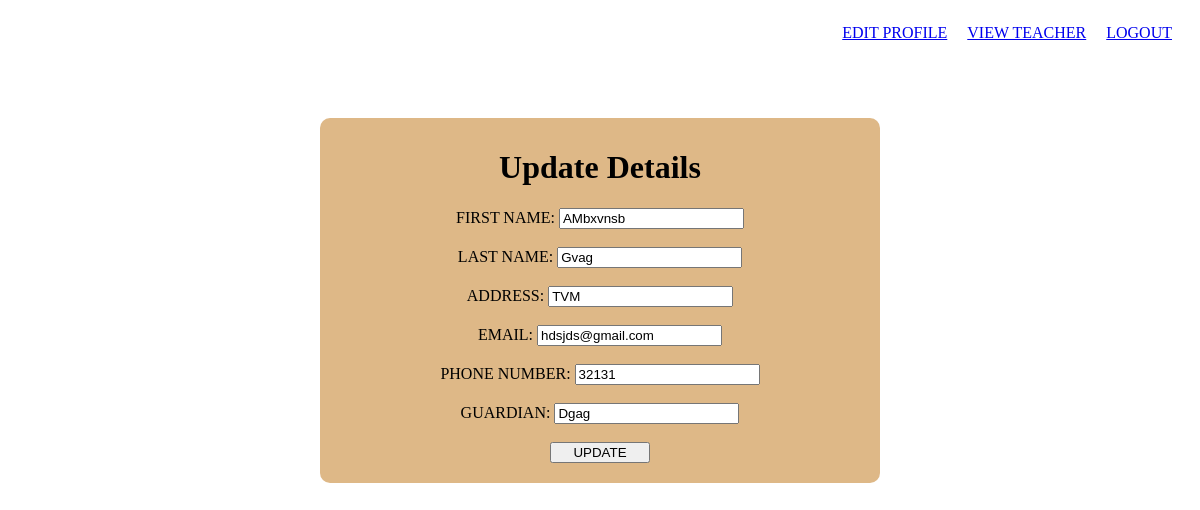
/studenteditprofile/3, run on the app's committed database.
### studentmanagementapp/models.py (models this page shows)
class Student(models.Model):
    student_id=models.ForeignKey(User,on_delete=models.CASCADE)
    address=models.CharField(max_length=255)
    phone_number=models.IntegerField()
    guardian=models.CharField(max_length=50)

class User(AbstractUser):
    usertype=models.CharField(max_length=50)

### studentmanagementapp/views.py (the view)
# urls.py: path("studenteditprofile/<int:id>",studenteditprofile),
def studenteditprofile(request,id):
    x=Student.objects.get(student_id_id=id)
    return render(request,"studenteditprofile.html",{"edit":x})

### studentmanagementapp/templates/studenteditprofile.html (shortened to what this page needs)
<!DOCTYPE html>
<html lang="en">
<head>
</head>
<body>
    <nav>
        <div>
            <p><a href="/studenteditprofile/{{data.student_id_id}}">EDIT PROFILE</a></p>
            <p><a href="/studentviewteacher">VIEW TEACHER</a></p>
            <p><a href="/logout">LOGOUT</a></p>
        </div>
    </nav>
    <form action="/studentupdateprofile/{{edit.student_id_id}}" method="post">
        <h1>Update Details</h1>
        <div>
            FIRST NAME: <input type="text" placeholder="FIRST NAME" name="first_name" value="{{edit.student_id.first_name}}"><br><br>
        </div>
        <div>
            LAST NAME: <input type="text" placeholder="LAST NAME" name="last_name" value="{{edit.student_id.last_name}}"><br><br>
        </div>
        <div>
            ADDRESS: <input type="text" placeholder="ADDRESS" name="address" value="{{edit.address}}"><br><br>
        </div>
        <div>
            EMAIL: <input type="email" placeholder="EMAIL" name="email" value="{{edit.student_id.email}}"><br><br>
        </div>
        <div>
            PHONE NUMBER: <input type="number" placeholder="PHONE NUMBER" name="phone_number" value="{{edit.phone_number}}"><br><br>
        </div>
        <div>
            GUARDIAN: <input type="text" placeholder="GUARDIAN" name="guardian" value="{{edit.guardian}}"><br><br>
        </div>
        <input type="submit" value="UPDATE">
    </form>
</body>
</html>

### studentmanagementapp/templates/studenteditprofile.html (style rules this page uses)
body { display: flex; justify-content: center; flex-direction: column; align-items: center; }
nav { width: 100%; }
nav div { display: flex; float: right; margin-left: 20px; margin-bottom: 60px; }
nav p { margin-right: 20px; }
form { width: 400px; justify-content: center; background-color: burlywood; padding: 80px; padding-top: 10px; padding-bottom: 20px; display: flex; flex-direction: column; align-items: center; border-radius: 10px; }
input[type=submit] { width: 100px; }

### data on the page
Student: first_name "AMbxvnsb", last_name "Gvag", address "TVM", email "hdsjds@gmail.com", phone_number "32131", guardian "Dgag"
